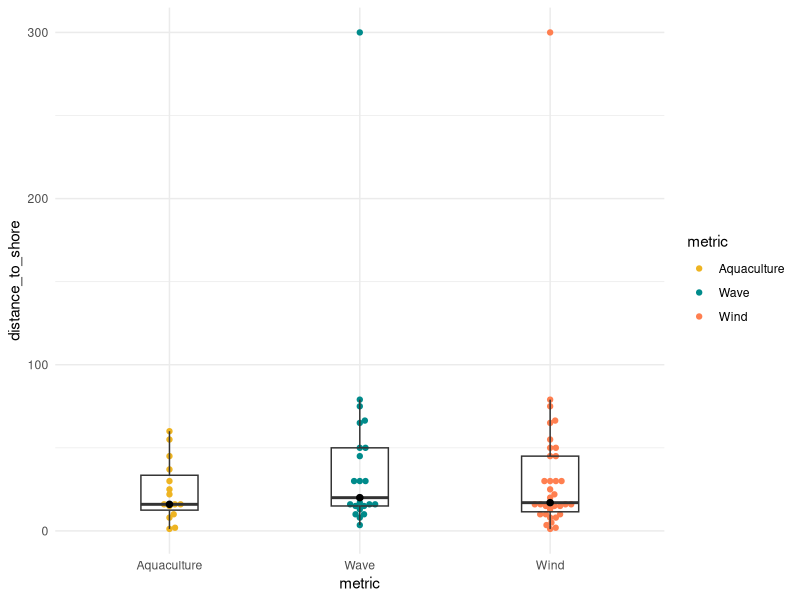
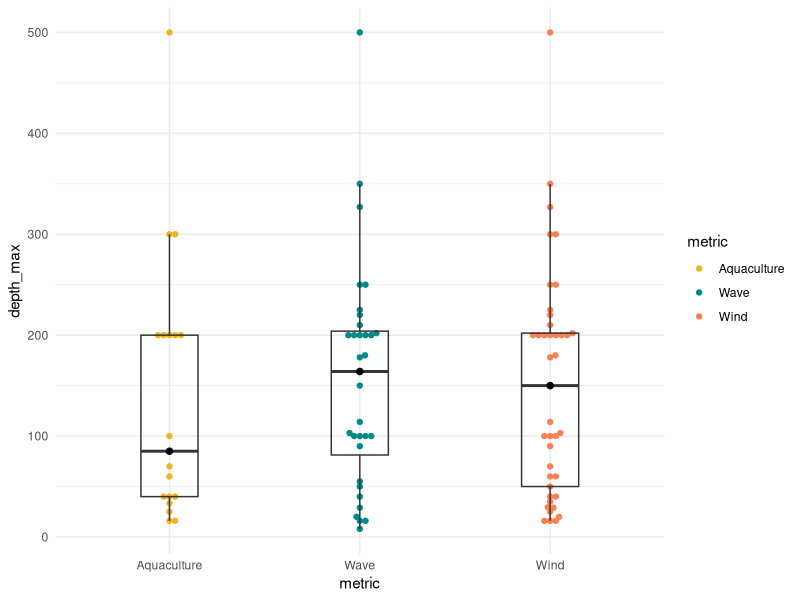
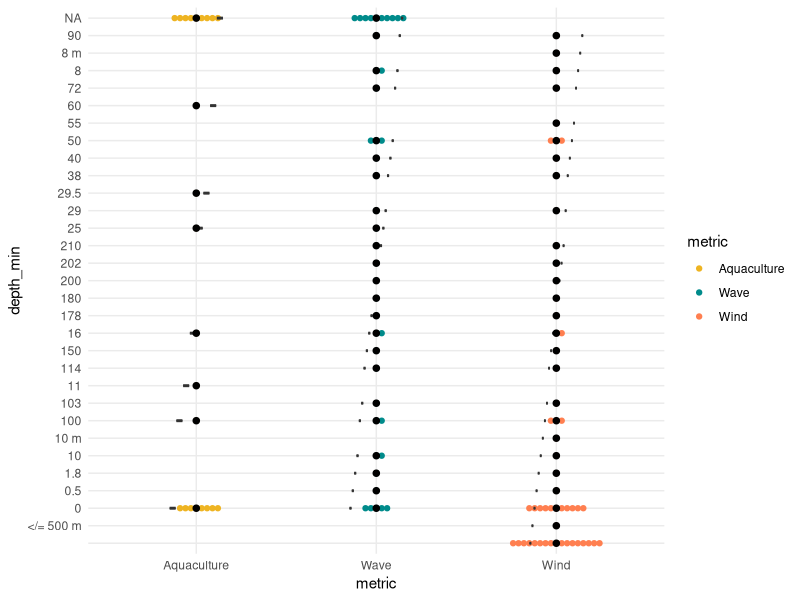
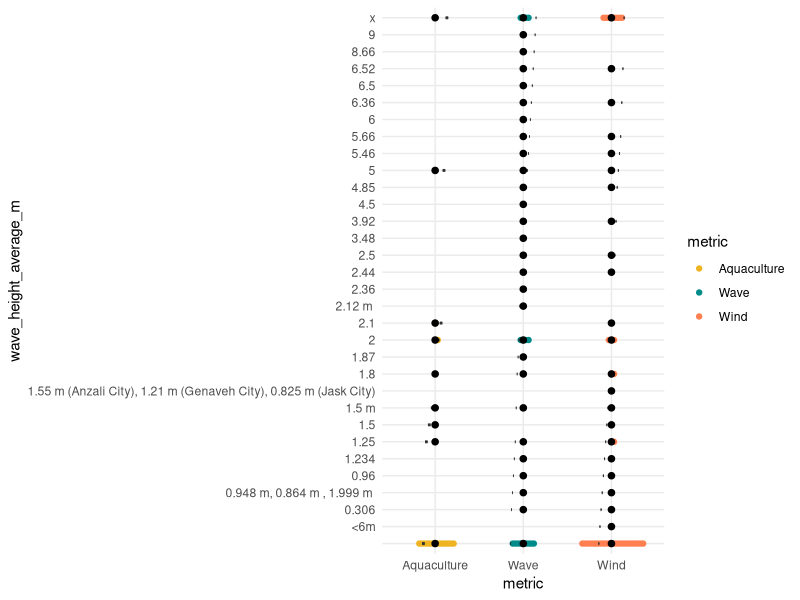
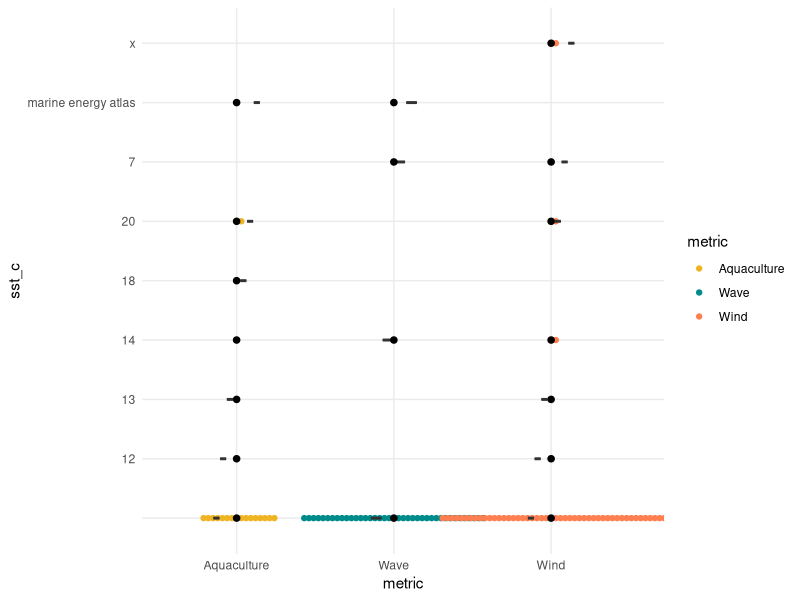

Generate these figures, in order, with R: (Note: this script raises an error after producing the figures.)
## ---- chunk 1
knitr::opts_chunk$set(
	echo = TRUE,
	message = FALSE,
	warning = FALSE
)
library(tidyverse)
library(tidyselect)
library(here)
library(ggbeeswarm)
library(dplyr)
library(rstatix)

## ---- chunk 2
mydata <- read_csv(here("data", "Data_total_working_for_r.csv"))
  
## ---- chunk 3
aquaculture <- mydata %>% 
  select(id, year, aquaculture_present, ecology, governance, socioecon) %>% 
  filter(aquaculture_present == "1")

aqua_mini <- aquaculture %>% 
  group_by(aquaculture_present) %>% 
  summarize(
    eco = sum(ecology),
    gov = sum(governance),
    socio = sum(socioecon)
  )
  
## ---- chunk 4
wind <- mydata %>% 
  select(id, year, wind_present, ecology, governance, socioecon) %>% 
  filter(wind_present == "1")

wind_mini <- wind %>% 
  group_by(wind_present) %>% 
  summarize(
    eco = sum(ecology),
    gov = sum(governance),
    socio = sum(socioecon)
  )
## ---- chunk 5
max_depth_m <- as.numeric(c(25, 16, 33.4, 40, 200, 500, 70, 40, 300, 60, 40, 200, 300, 200))

median(max_depth_m)

## ---- chunk 6
distance_km <- as.numeric(c(15, 16, 55, 10, 30, 8, 1.2, 1.9, 37, 60, 22, 16, 32, 25))

median(distance_km)
## ---- chunk 7
sigwaveheight_m <- as.numeric(c(1.5, 1.25, 2.1, 2, 2, 1.8, 5))

median(sigwaveheight_m)
## ---- chunk 8
aqdata <- read.csv(here("data", "Data_total_working_for_r_aq.csv"))
## ---- chunk 9
aqdata_sub <- aqdata %>% 
  filter(metric == "Aquaculture") %>% 
  select("metric", "id", "title", "distance_to_shore", "depth_min", "depth_max", "depth_ave", "wave_height_average_m", "sst_c", "chla") 
  
aqdata_sub_2 <- aqdata %>% 
  filter(metric == "Aquaculture") %>% 
  select("metric", "id", "title", "distance_to_shore", "depth_min", "depth_max", "depth_ave", "wave_height_average_m", "sst_c", "chla", "wind_present", "wave_present", "tidal_present", "other_present") 
  
  
  # summarize(dist_median = median(distance_to_shore, na.rm = TRUE),
  #           depth_max_median = median(depth_max, na.rm = TRUE),
  #           sigwave_median = median(wave_height_average_m, na.rm = TRUE),
  #           sst_median = median(sst_c, na.rm = TRUE),
  #           chla_median = median(chla, na.rm = TRUE))
## ---- chunk 10
winddata <- read.csv(here("data", "Data_total_working_for_r_wind.csv"))
## ---- chunk 11
winddata_sub <- winddata %>% 
  filter(metric == "Wind") %>% 
  select("metric", "id", "title", "distance_to_shore", "depth_min", "depth_max", "depth_ave", "wave_height_average_m", "sst_c", "chla") 


  # group_by(metric) %>% 
  # summarize(dist_median = median(distance_to_shore, na.rm = TRUE),
  #           depth_max_median = median(depth_max, na.rm = TRUE),
  #           sigwave_median = median(wave_height_average_m, na.rm = TRUE),
  #           sst_median = median(sst_c, na.rm = TRUE),
  #           chla_median = median(chla, na.rm = TRUE))
## ---- chunk 12
wavedata <- read.csv(here("data", "Data_total_working_for_r_wave.csv"))
## ---- chunk 13
wavedata_sub <- wavedata %>% 
  filter(metric == "Wave") %>% 
  select("metric", "id", "title", "distance_to_shore", "depth_min", "depth_max", "depth_ave", "wave_height_average_m", "sst_c", "chla")
## ---- chunk 14
datadata <- rbind(aqdata_sub, winddata_sub, wavedata_sub)
## ---- chunk 15
ggplot(data = datadata, aes(x = metric, y = distance_to_shore)) +
  geom_beeswarm(aes(color = metric)) +
  scale_color_manual(values = c("goldenrod2","cyan4","coral")) +
  geom_boxplot(fill = NA, width = 0.3, outlier.color = NA) +
  stat_summary(fun=median, 
               geom="point", 
               shape=20, 
               size=3, 
               color="black", 
               fill="black") +
  theme_minimal()

## Compare these with a PERMANOVA or and ANOVA. First do the calc with the overlapping values and then do it without the overlapping values. If the value is the same, dont worry about the violated assumption.
## ---- chunk 16
ggplot(data = datadata, aes(x = metric, y = depth_max)) +
  geom_beeswarm(aes(color = metric)) +
  scale_color_manual(values = c("goldenrod2","cyan4","coral")) +
  geom_boxplot(fill = NA, width = 0.3, outlier.color = NA) +
  stat_summary(fun=median, 
               geom="point", 
               shape=20, 
               size=3, 
               color="black", 
               fill="black") +
  theme_minimal()
## ---- chunk 17
ggplot(data = datadata, aes(x = metric, y = depth_min)) +
  geom_beeswarm(aes(color = metric)) +
  scale_color_manual(values = c("goldenrod2","cyan4","coral")) +
  geom_boxplot(fill = NA, width = 0.3, outlier.color = NA) +
  stat_summary(fun=median, 
               geom="point", 
               shape=20, 
               size=3, 
               color="black", 
               fill="black") +
  theme_minimal()
## ---- chunk 18
ggplot(data = datadata, aes(x = metric, y = wave_height_average_m)) +
  geom_beeswarm(aes(color = metric)) +
  scale_color_manual(values = c("goldenrod2","cyan4","coral")) +
  geom_boxplot(fill = NA, width = 0.3, outlier.color = NA) +
  stat_summary(fun=median, 
               geom="point", 
               shape=20, 
               size=3, 
               color="black", 
               fill="black") +
  theme_minimal()
## ---- chunk 19
ggplot(data = datadata, aes(x = metric, y = sst_c)) +
  geom_beeswarm(aes(color = metric)) +
  scale_color_manual(values = c("goldenrod2","cyan4","coral")) +
  geom_boxplot(fill = NA, width = 0.3, outlier.color = NA) +
  stat_summary(fun=median, 
               geom="point", 
               shape=20, 
               size=3, 
               color="black", 
               fill="black") +
  theme_minimal()
## ---- chunk 20
datadata_anova <- aov(depth_ave ~ metric, data = datadata)

summary(datadata_anova)

# depth_ave: p-value = 0.551
# distance to shore: p-value = 0.394

## ---- chunk 21
datadata_kruswall <- kruskal.test(depth_ave ~ metric, data = datadata)

datadata_kruswall

# depth_ave: p-value = 0.4673
# distance to shore: p-value = 0.3366
## ---- chunk 22
aqua_wind <- aqdata_sub_2 %>% 
  filter(wind_present == "1") %>% 
  mutate(buddy = rep("wind", 16))
## ---- chunk 23
aqua_wave <- aqdata_sub_2 %>% 
  filter(wave_present == "1") %>% 
  mutate(buddy = rep("wave", 4))

## ---- chunk 24
aqua_tidal <- aqdata_sub_2 %>% 
  filter(tidal_present == "1") %>% 
  mutate(buddy = rep("tidal", 2))


## ---- chunk 25
aqua_other <- aqdata_sub_2 %>% 
  filter(other_present == "1") %>% 
  mutate(buddy = rep("other", 7))


## ---- chunk 26
alltogether <- as_tibble(rbind(aqua_wind, aqua_wave, aqua_tidal, aqua_other))
## ---- chunk 27
ggplot(data = alltogether, aes(x = metric, y = depth_ave)) +
  geom_jitter(aes(color = buddy)) +
  scale_color_manual(values = c("goldenrod2","cyan4","coral", "darkviolet")) +
  geom_boxplot(fill = NA, width = 0.3, outlier.color = NA) +
  stat_summary(fun=median,
               geom="point",
               shape=20,
               size=4,
               color="black",
               fill="black") +
  theme_minimal() +
  scale_y_reverse()
## ---- chunk 28
ggplot(data = alltogether, aes(x = buddy, y = depth_ave)) +
  geom_beeswarm(aes(color = buddy)) +
  scale_color_manual(values = c("goldenrod2","cyan4","coral", "darkviolet")) +
  geom_boxplot(fill = NA, width = 0.3, outlier.color = NA) +
  stat_summary(fun=median,
               geom="point",
               shape=20,
               size=3,
               color="black",
               fill="black") +
  theme_minimal() +
  scale_y_reverse()
## ---- chunk 29
ggplot(data = alltogether, aes(x = metric, y = distance_to_shore)) +
  geom_jitter(aes(color = buddy)) +
  scale_color_manual(values = c("goldenrod2","cyan4","coral", "darkviolet")) +
  geom_boxplot(fill = NA, width = 0.3, outlier.color = NA) +
  stat_summary(fun=median, 
               geom="point", 
               shape=20, 
               size=4, 
               color="black", 
               fill="black") +
  theme_minimal()
## ---- chunk 30
ggplot(data = alltogether, aes(x = buddy, y = distance_to_shore)) +
  geom_beeswarm(aes(color = buddy)) +
  scale_color_manual(values = c("goldenrod2","cyan4","coral", "darkviolet")) +
  geom_boxplot(fill = NA, width = 0.3, outlier.color = NA) +
  stat_summary(fun=median, 
               geom="point", 
               shape=20, 
               size=3, 
               color="black", 
               fill="black") +
  theme_minimal()
## ---- chunk 31
ggplot(data = aqdata_sub_2, aes(x = metric, y = depth_ave)) +
  geom_jitter(aes(color = metric)) +
  # scale_color_manual(values = c("goldenrod2","cyan4","coral", "darkviolet")) +
  geom_boxplot(fill = NA, width = 0.3, outlier.color = NA) +
  stat_summary(fun=median,
               geom="point",
               shape=20,
               size=3,
               color="black",
               fill="black") +
  theme_minimal() +
  scale_y_reverse()
